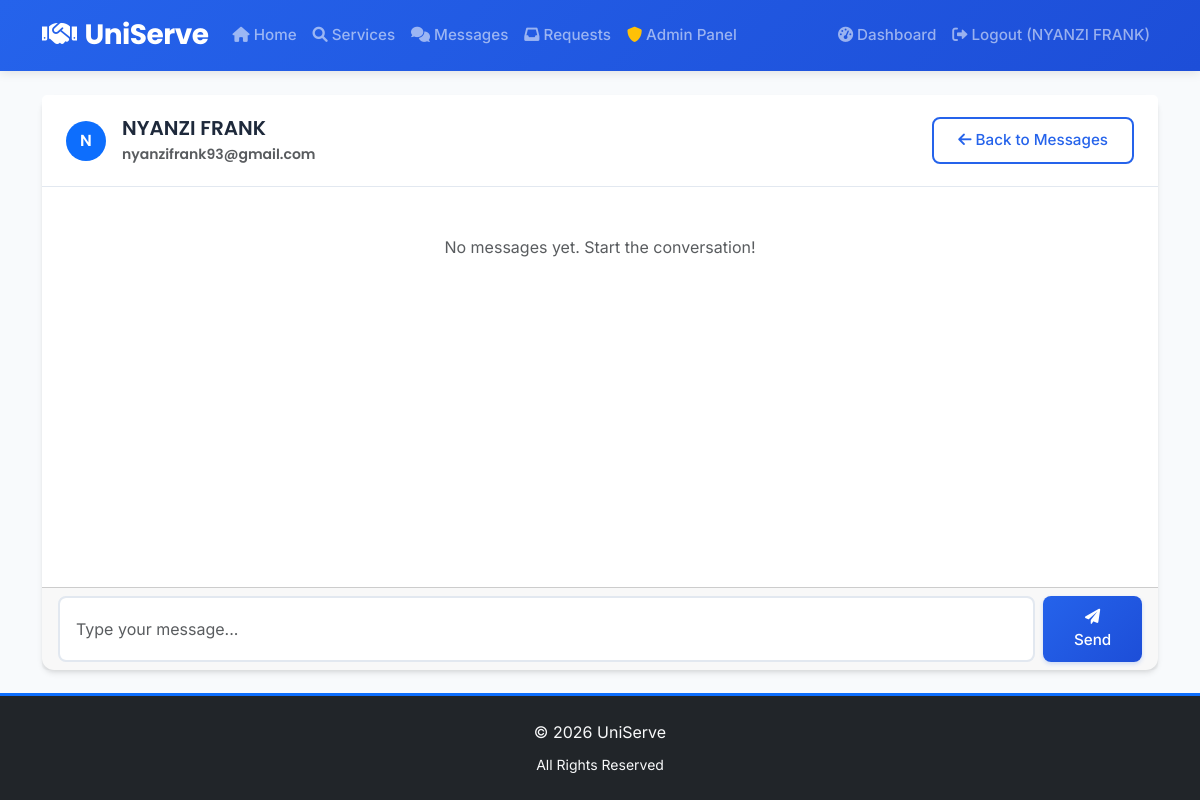
Page /messages/2 (signed in) on the committed database.
### app.py (models this page shows)
class User(db.Model):
    id = db.Column(db.Integer, primary_key=True)
    name = db.Column(db.String(100), nullable=False)
    email = db.Column(db.String(100), unique=True, nullable=False)
    password = db.Column(db.String(200), nullable=False)
    user_type = db.Column(db.String(20), nullable=False)
    is_admin = db.Column(db.Boolean, default=False)
    profile_picture = db.Column(db.String(200), nullable=True)
    student_id_document = db.Column(db.String(200), nullable=True)
    verification_status = db.Column(db.String(20), default='unverified')
    registration_date = db.Column(db.DateTime, default=datetime.utcnow)
    services = db.relationship('Service', backref='provider', lazy=True)
    reviews_given = db.relationship('Review', foreign_keys='Review.reviewer_id', backref='reviewer', lazy=True)
    reviews_received = db.relationship('Review', foreign_keys='Review.reviewee_id', backref='reviewee', lazy=True)

### app.py (the view, shortened to what this page needs)
@app.route('/messages/<int:user_id>', methods=['GET', 'POST'])
def conversation(user_id):
    if 'user_id' not in session:
        return redirect(url_for('login'))
    current_user_id = session['user_id']
    other_user = User.query.get_or_404(user_id)
    is_admin = session.get('is_admin', False)
    Message.query.filter_by(sender_id=user_id, receiver_id=current_user_id, is_read=False).update({'is_read': True})
    db.session.commit()
    messages = Message.query.filter(
        ((Message.sender_id == current_user_id) & (Message.receiver_id == user_id)) |
        ((Message.sender_id == user_id) & (Message.receiver_id == current_user_id))
    ).order_by(Message.timestamp.asc()).all()
    return render_template('conversation.html', messages=messages, other_user=other_user)

### app.py (called while the page is built)
@app.context_processor
def inject_google_client_id():
    return dict(google_client_id=app.config['GOOGLE_CLIENT_ID'])

### templates/conversation.html (shortened to what this page needs)
{% extends "base.html" %}
{% block content %}
<div class="row">
    <div class="col-md-12">
        <div class="card">
            <div class="card-header d-flex justify-content-between align-items-center">
                <div class="d-flex align-items-center">
                    {% if other_user.profile_picture %}
                    <img src="{{ url_for('static', filename='uploads/profile_pictures/' + other_user.profile_picture) }}"
                         alt="{{ other_user.name }}"
                         class="rounded-circle me-3"
                         style="width: 40px; height: 40px; object-fit: cover;">
                    {% else %}
                    <div class="bg-primary text-white rounded-circle d-flex align-items-center justify-content-center me-3"
                         style="width: 40px; height: 40px;">
                        {{ other_user.name[0]|upper }}
                    </div>
                    {% endif %}
                    <div>
                        <h5 class="mb-0">{{ other_user.name }}</h5>
                        <small class="text-muted">{{ other_user.email }}</small>
                    </div>
                </div>
                <a href="{{ url_for('messages') }}" class="btn btn-outline-primary">
                    <i class="fas fa-arrow-left me-1"></i>Back to Messages
                </a>
            </div>
            <div class="card-body" style="height: 400px; overflow-y: auto;" id="messageContainer">
                {% if messages %}
                    {% for message in messages %}
                    <div class="d-flex mb-3 {% if message.sender_id == session.user_id %}justify-content-end{% endif %}">
                        <div class="{% if message.sender_id == session.user_id %}text-end{% endif %}" style="max-width: 70%;">
                            <div class="d-flex align-items-center {% if message.sender_id == session.user_id %}justify-content-end{% endif %} mb-1">
                                <small class="text-muted me-2">{{ message.sender.name }}</small>
                                <small class="text-muted">{{ message.timestamp.strftime('%I:%M %p') }}</small>
                            </div>
                            <div class="p-3 rounded {% if message.sender_id == session.user_id %}bg-primary text-white{% else %}bg-light{% endif %}">
                                {{ message.content }}
                            </div>
                        </div>
                    </div>
                    {% endfor %}
                {% else %}
                    <div class="text-center py-4">
                        <p class="text-muted">No messages yet. Start the conversation!</p>
                    </div>
                {% endif %}
            </div>
            <div class="card-footer">
                <form id="chatForm" class="d-flex">
                    <input type="text" id="contentInput" name="content" class="form-control me-2" placeholder="Type your message..." required autocomplete="off">
                    <button type="submit" class="btn btn-primary" id="sendBtn">
                        <i class="fas fa-paper-plane"></i> Send
                    </button>
                </form>
            </div>
        </div>
    </div>
</div>
{% endblock %}

### templates/base.html (shortened to what this page needs)
<!DOCTYPE html>
<html lang="en">
<head>
    <link href="https://cdn.jsdelivr.net/npm/bootstrap@5.3.0/dist/css/bootstrap.min.css" rel="stylesheet">
    <link rel="stylesheet" href="https://cdnjs.cloudflare.com/ajax/libs/font-awesome/6.0.0/css/all.min.css">
    <link href="{{ url_for('static', filename='css/style.css') }}" rel="stylesheet">
</head>
<body class="d-flex flex-column min-vh-100">
    <nav class="navbar navbar-expand-lg navbar-dark">
        <div class="container">
            <a class="navbar-brand" href="{{ url_for('index') }}">
                <i class="fas fa-handshake me-2"></i>UniServe
            </a>
            <div class="collapse navbar-collapse" id="navbarNav">
                <ul class="navbar-nav me-auto">
                    <li class="nav-item">
                        <a class="nav-link" href="{{ url_for('index') }}">
                            <i class="fas fa-home me-1"></i>Home
                        </a>
                    </li>
                    <li class="nav-item">
                        <a class="nav-link" href="{{ url_for('services') }}">
                            <i class="fas fa-search me-1"></i>Services
                        </a>
                    </li>
                    {% if session.user_id %}
                    <li class="nav-item">
                        <a class="nav-link" href="{{ url_for('messages') }}">
                            <i class="fas fa-comments me-1"></i>Messages
                        </a>
                    </li>
                    <li class="nav-item">
                        <a class="nav-link" href="{{ url_for('service_requests') }}">
                            <i class="fas fa-inbox me-1"></i>Requests
                        </a>
                    </li>
                    {% endif %}
                    {% if session.is_admin %}
                    <li class="nav-item">
                        <a class="nav-link" href="{{ url_for('admin_dashboard') }}">
                            <i class="fas fa-shield-alt me-1 text-warning"></i>Admin Panel
                        </a>
                    </li>
                    {% endif %}
                </ul>
                <ul class="navbar-nav">
                    {% if session.user_id %}
                    <li class="nav-item">
                        <a class="nav-link" href="{{ url_for('dashboard') }}">
                            <i class="fas fa-tachometer-alt me-1"></i>Dashboard
                        </a>
                    </li>
                    <li class="nav-item">
                        <a class="nav-link" href="{{ url_for('logout') }}">
                            <i class="fas fa-sign-out-alt me-1"></i>Logout ({{ session.user_name }})
                        </a>
                    </li>
                    {% endif %}
                </ul>
            </div>
        </div>
    </nav>
    <div class="container mt-4">
        {% block content %}{% endblock %}
    </div>
    <footer class="bg-dark text-light py-4 mt-auto w-100 border-top border-primary border-3">
        <div class="container text-center">
            <p class="mb-2">&copy; 2026 UniServe</p>
            <p class="mb-0 small">
                All Rights Reserved
            </p>
        </div>
    </footer>
    <div class="toast-container position-fixed bottom-0 end-0 p-3" style="z-index: 1055;">
    </div>
</body>
</html>

### static/css/style.css (style rules this page uses)
:root { --primary-color: #2563eb; --primary-dark: #1d4ed8; --secondary-color: #64748b; --success-color: #10b981; --warning-color: #f59e0b; --danger-color: #ef4444; --light-color: #f8fafc; --dark-color: #1e293b; --border-radius: 12px; --shadow: 0 4px 6px -1px rgba(0, 0, 0, 0.1), 0 2px 4px -1px rgba(0, 0, 0, 0.06); --shadow-lg: 0 10px 15px -3px rgba(0, 0, 0, 0.1), 0 4px 6px -2px rgba(0, 0, 0, 0.05); }
body { font-family: 'Inter', -apple-system, BlinkMacSystemFont, 'Segoe UI', Roboto, sans-serif; background-color: #f8fafc; color: #334155; line-height: 1.6; font-weight: 400; }
h1, h2, h3, h4, h5, h6 { font-family: 'Poppins', -apple-system, BlinkMacSystemFont, 'Segoe UI', Roboto, sans-serif; font-weight: 600; line-height: 1.3; color: #1e293b; margin-bottom: 0.5rem; }
h5 { font-size: 1.25rem; }
.navbar-brand { font-family: 'Poppins', sans-serif; font-weight: 700; font-size: 1.75rem; letter-spacing: -0.5px; }
.navbar-nav .nav-link { font-weight: 500; font-size: 0.95rem; transition: color 0.2s ease; }
.card { border: none; border-radius: var(--border-radius); box-shadow: var(--shadow); transition: all 0.3s ease; background: white; }
.card-header { background: white; border-bottom: 1px solid #e2e8f0; font-family: 'Poppins', sans-serif; font-weight: 600; padding: 1.25rem 1.5rem; }
.card-body { padding: 1.5rem; }
.btn { font-family: 'Inter', sans-serif; font-weight: 500; border-radius: 8px; padding: 0.625rem 1.5rem; transition: all 0.2s ease; border: none; font-size: 0.95rem; }
.btn-primary { background: linear-gradient(135deg, var(--primary-color), var(--primary-dark)); box-shadow: 0 2px 4px rgba(37, 99, 235, 0.2); }
.btn-outline-primary { border: 2px solid var(--primary-color); color: var(--primary-color); background: transparent; }
.form-control { border: 2px solid #e2e8f0; border-radius: 8px; padding: 0.75rem 1rem; font-size: 1rem; transition: all 0.2s ease; font-family: 'Inter', sans-serif; }
.navbar { box-shadow: 0 2px 10px rgba(0, 0, 0, 0.1); background: linear-gradient(135deg, var(--primary-color), var(--primary-dark)) !important; }
footer { background: #1e293b !important; color: #cbd5e1; font-family: 'Inter', sans-serif; }
footer p { margin-bottom: 0.25rem; }

### rows in the picture
User: user_name "NYANZI FRANK", name "N", name "NYANZI FRANK", email "nyanzifrank93@gmail.com"
